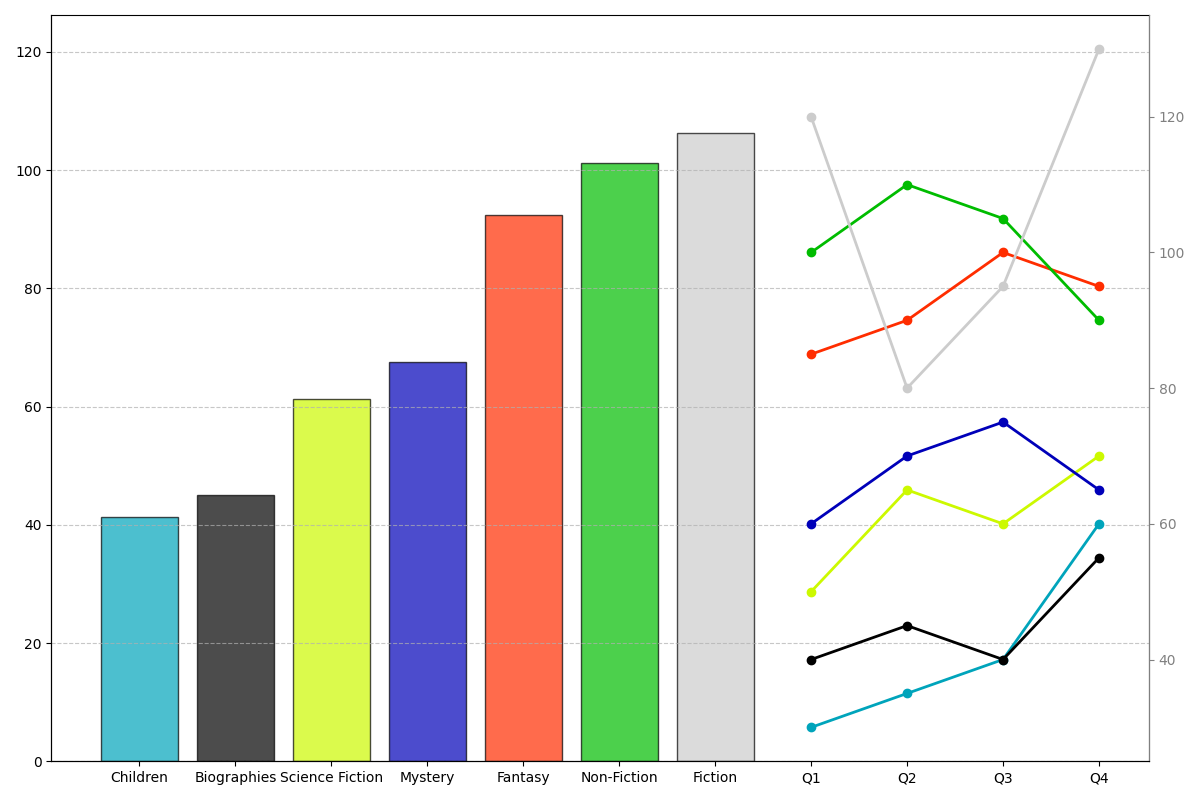

Python code for this plot:
import matplotlib.pyplot as plt
import numpy as np

# Data setup
genres = ['Fiction', 'Non-Fiction', 'Mystery', 'Science Fiction', 'Biographies', 'Children', 'Fantasy']
quarterly_checkouts = [
    [120, 80, 95, 130],
    [100, 110, 105, 90],
    [60, 70, 75, 65],
    [50, 65, 60, 70],
    [40, 45, 40, 55],
    [30, 35, 40, 60],
    [85, 90, 100, 95]
]

# Calculate yearly averages
yearly_checkouts = [np.mean(q) for q in quarterly_checkouts]

# Sort by yearly checkouts
sorted_indices = np.argsort(yearly_checkouts)
genres_sorted = [genres[i] for i in sorted_indices]
yearly_checkouts_sorted = [yearly_checkouts[i] for i in sorted_indices]
quarterly_checkouts_sorted = [quarterly_checkouts[i] for i in sorted_indices]

# Manually shuffle colors for demonstration (without using random)
colors = plt.cm.nipy_spectral(np.linspace(0, 1, len(genres)))
shuffled_colors = [colors[2], colors[0], colors[4], colors[1], colors[5], colors[3], colors[6]]

# Plot Setup
fig, ax1 = plt.subplots(figsize=(12, 8))
bars = ax1.bar(genres_sorted, yearly_checkouts_sorted, color=shuffled_colors, edgecolor='black', alpha=0.7)

ax1.set_ylim(0, max(yearly_checkouts_sorted) + 20)
ax1.yaxis.grid(True, linestyle='--', alpha=0.7)

# Plot the quarterly line chart
ax2 = ax1.twinx()
quarters = ['Q1', 'Q2', 'Q3', 'Q4']
for index, (genre, quarterly_data) in enumerate(zip(genres_sorted, quarterly_checkouts_sorted)):
    ax2.plot(quarters, quarterly_data, 'o-', color=shuffled_colors[index], linewidth=2)

ax2.spines['top'].set_visible(False)
ax2.spines['right'].set_color('grey')
ax2.tick_params(axis='y', colors='grey')

plt.tight_layout()
plt.show()
